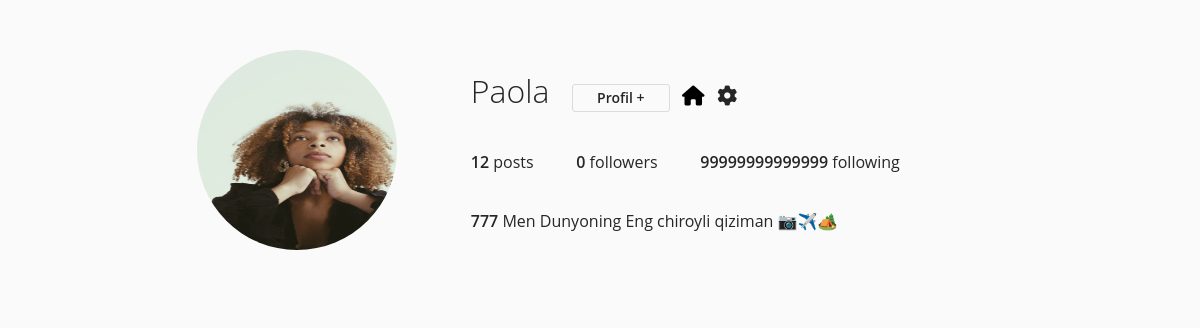
The app's page /blog/profile/?user_id=20 (signed in), older data.
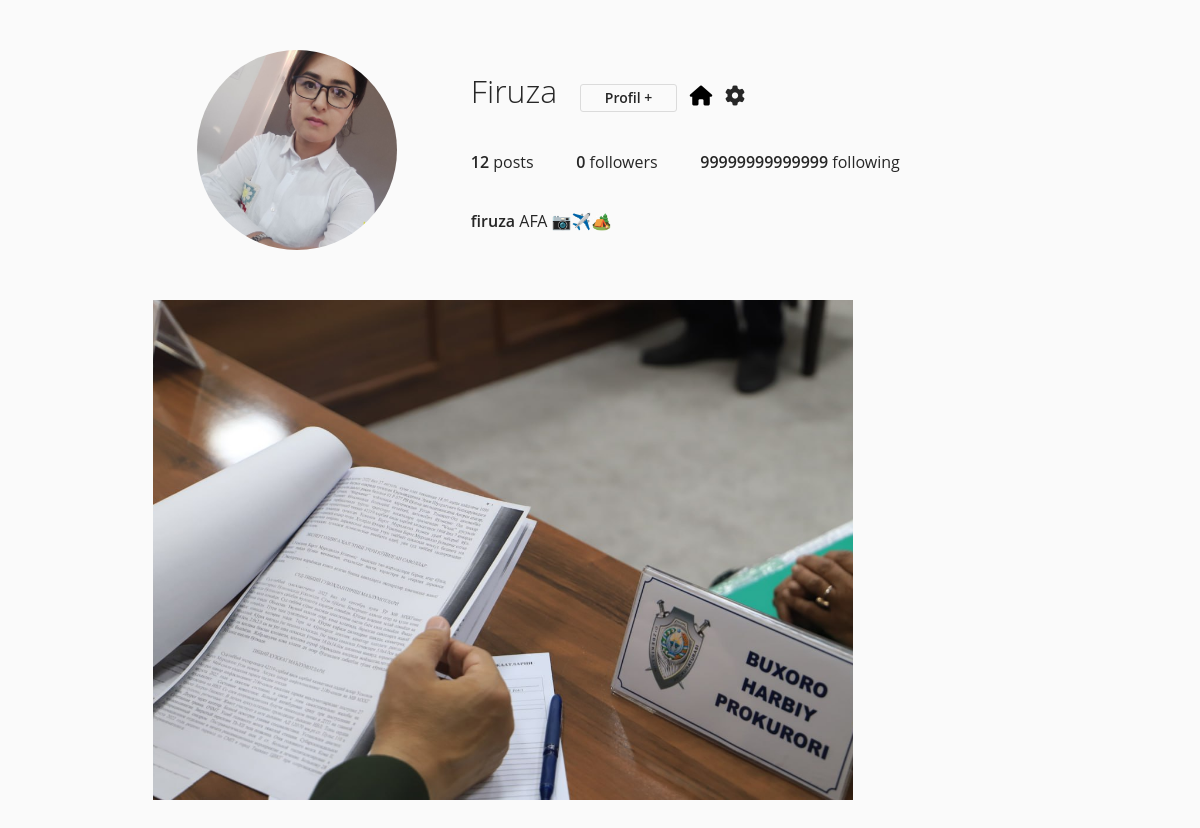
The same page, newer data.
### blog/models.py (models this page shows, shortened)
class Avatar(models.Model):
    name = models.CharField(max_length=100)
    image = models.ImageField()
    bio = models.CharField(max_length=100)
    username = models.ForeignKey(User, on_delete=models.CASCADE)

class Post(models.Model):
    comment = models.CharField(max_length=500, null=True)
    post_image = models.ImageField()
    author = models.ForeignKey(Avatar, on_delete=models.CASCADE, null=True)
    date = models.DateTimeField(auto_now=True, null=True)

### blog/views.py (the view)
# urls.py: path('profile/', profile, name='profile'),
def profile(request):
    user_id = request.GET.get("user_id")
    userForMassage = request.user
    userInfo = Avatar.objects.filter(id=user_id).first()
    posts = Post.objects.filter(author=userInfo)
    user = Avatar.objects.filter(username=request.user).first()
    users = Post.objects.all()
    if request.method == 'POST':
        form = AvatarForm(request.POST, request.FILES)
        if form.is_valid():
            form.save()
            return redirect('main')
    form = AvatarForm()
    return render(request, 'profile.html', {"user": user, 'users': users, 'form': form, "userInfo": userInfo, 'posts': posts, "userForMassage": userForMassage})

### templates/profile.html (shortened to what this page needs)
{% load static %}
<!DOCTYPE html>
<html lang="en">
<head>
    <link rel="stylesheet" href="https://cdn.jsdelivr.net/npm/bulma@0.9.4/css/bulma.min.css">
    <link rel="stylesheet" href="https://cdn.jsdelivr.net/npm/bulma@0.9.4/css/bulma-rtl.min.css">
    <link rel="stylesheet" href="{% static 'css/profile.css' %}">
    <link rel="stylesheet" href="https://cdnjs.cloudflare.com/ajax/libs/font-awesome/6.4.0/css/all.min.css"
 />
</head>
<body>
    <header>
        <div class="container">
            <div class="profile">
                <div class="profile-image">
                    {% if userInfo %}
                    <img style="width: 200px ; height: 200px;" src="{{userInfo.image.url}}" alt="">
                    {% else %}
                    <img style="width: 200px ; height: 200px;" src="{{user.image.url}}" alt="">
                    {% endif %}
                </div>
                <div class="profile-user-settings">
                    {% if userInfo %}
                    <h1 class="profile-user-name">{{ userInfo.name }}</h1>
                    {% else %}
                    <h1 class="profile-user-name">{{ user.name }}</h1>
                    {% endif %}
                    <button class="btn profile-edit-btn" aria-label="profile settings" id="madal_handler"
                        onclick="btnFunction()">
                        Profil +
                    </button>
                    <button class="btn profile-settings-btn" aria-label="profile settings">
                        <a href="{% url 'homea' %}">
                            <i class="fa-solid fa-house" style="color: #000000;"></i>
                        </a>
                    </button>
                    <button class="btn profile-settings-btn" aria-label="profile settings" id="madal_handler1"
                        onclick="btnFunction1()">
                        <i class="fa-sharp fa-solid fa-gear"></i>
                    </button>
                </div>
                <div class="profile-stats">
                    <ul>
                        <li><span class="profile-stat-count">12</span> posts</li>
                        <li><span class="profile-stat-count">0</span> followers</li>
                        <li><span class="profile-stat-count">99999999999999</span> following</li>
                    </ul>
                </div>
                <div class="profile-bio">
                    {% if userInfo %}
                    <p><span class="profile-real-name">{{userInfo.username}}</span> {{userInfo.bio}} 📷✈️🏕️</p>
                    {% else %}
                    <p><span class="profile-real-name">{{user.username}}</span> {{user.bio}} 📷✈️🏕️</p>
                    {% endif %}
                </div>
            </div>
        </div>
    </header>
    <main>
        <div class="container">
            <div class="gallery">
                {% for uzers in posts %}
                <div class="gallery-item" tabindex="0">
                    <img style="width: 700px; height: 500px;" src="{{uzers.post_image.url}}" class="gallery-image"
                        alt="">
                </div>
                {% endfor %}
            </div>
        </div>
    </main>
</body>
</html>

### static/css/profile.css (style rules this page uses)
:root { font-size: 10px; }
*, *::before, *::after { box-sizing: border-box; }
body { font-family: "Open Sans", Arial, sans-serif; min-height: 100vh; background-color: #fafafa; color: #262626; padding-bottom: 3rem; }
img { display: block; }
.container { max-width: 93.5rem; margin: 0 auto; padding: 0 2rem; }
.btn { display: inline-block; font: inherit; background: none; border: none; color: inherit; padding: 0; cursor: pointer; }
.profile { padding: 5rem 0; }
.profile::after { content: ""; display: block; clear: both; }
.profile-image { float: left; width: calc(33.333% - 1rem); display: flex; justify-content: center; align-items: center; margin-right: 3rem; }
.profile-image img { border-radius: 50%; }
.profile-user-settings, .profile-stats, .profile-bio { float: left; width: calc(66.666% - 2rem); }
.profile-user-settings { margin-top: 1.1rem; }
.profile-user-name { display: inline-block; font-size: 3.2rem; font-weight: 300; }
.profile-edit-btn { font-size: 1.4rem; line-height: 1.8; border: 0.1rem solid #dbdbdb; border-radius: 0.3rem; padding: 0 2.4rem; margin-left: 2rem; }
.profile-settings-btn { font-size: 2rem; margin-left: 1rem; }
.profile-stats { margin-top: 2.3rem; }
.profile-stats li { display: inline-block; font-size: 1.6rem; line-height: 1.5; margin-right: 4rem; cursor: pointer; }
.profile-stats li:last-of-type { margin-right: 0; }
.profile-bio { font-size: 1.6rem; font-weight: 400; line-height: 1.5; margin-top: 2.3rem; }
.profile-real-name, .profile-stat-count, .profile-edit-btn { font-weight: 600; }
.gallery { display: flex; flex-wrap: wrap; margin: -1rem -1rem; padding-bottom: 3rem; }
.gallery-item { position: relative; flex: 1 0 22rem; margin: 1rem; color: #fff; cursor: pointer; }
.gallery-image { width: 100%; height: 100%; object-fit: cover; }

Row changes from the older to the newer data that the page shows:
changed Avatar: image: a different picture; name "Paola" → "Firuza"; username "777" → "firuza"; bio "Men Dunyoning Eng chiroyli qiziman" → "AFA"
added Post: post_image (picture)
